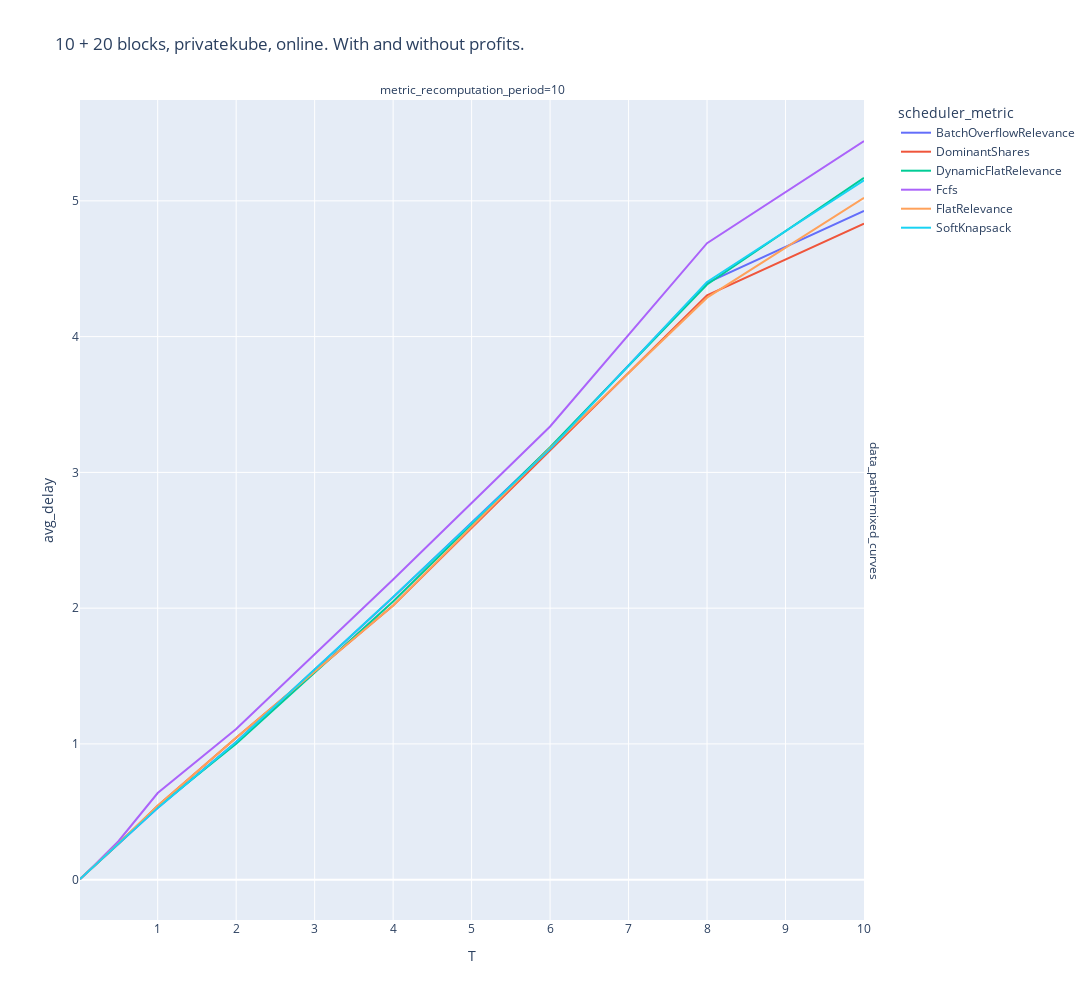

This figure's notebook cell:
### Code cell
rdf = load_ray_experiment(Path("/home/pierre/privacypacking/logs/ray/run_and_report_2021-12-09_15-35-44"))
rdf.columns
rdf["avg_delay"] = rdf.allocated_tasks_scheduling_delays.apply(lambda x: np.mean(x))
rdf["p95"] = rdf.allocated_tasks_scheduling_delays.apply(lambda x: np.percentile(x, 95))

fig = px.line(
    rdf.sort_values(["T", "scheduler_metric"]),
    x="T",
    y="avg_delay",
    color="scheduler_metric",
    # log_x=True,
    width=1200,
    height=1000,
    # range_y=[0,15_000],
    title="10 + 20 blocks, privatekube, online. With and without profits.",
    facet_col="metric_recomputation_period",
    facet_row="data_path",
    facet_col_wrap=2,
)
fig

### Figure 1 — Plotly figure (JSON) as saved in the notebook; plotly's stock layout.template omitted (floating-point values rounded to 4 significant figures)
{"data": [{"hovertemplate": "scheduler_metric=BatchOverflowRelevance<br>data_path=mixed_curves<br>metric_recomputation_period=10<br>T=%{x}<br>avg_delay=%{y}<extra></extra>", "legendgroup": "BatchOverflowRelevance", "line": {"color": "#636efa", "dash": "solid"}, "marker": {"symbol": "circle"}, "mode": "lines", "name": "BatchOverflowRelevance", "orientation": "v", "showlegend": true, "type": "scatter", "x": [0.01, 0.1, 0.5, 1, 2, 4, 6, 8, 10], "xaxis": "x", "y": [0.005191, 0.05291, 0.2635, 0.5288, 1.014, 2.08, 3.18, 4.396, 4.926], "yaxis": "y"}, {"hovertemplate": "scheduler_metric=DominantShares<br>data_path=mixed_curves<br>metric_recomputation_period=10<br>T=%{x}<br>avg_delay=%{y}<extra></extra>", "legendgroup": "DominantShares", "line": {"color": "#EF553B", "dash": "solid"}, "marker": {"symbol": "circle"}, "mode": "lines", "name": "DominantShares", "orientation": "v", "showlegend": true, "type": "scatter", "x": [0.01, 0.1, 0.5, 1, 2, 4, 6, 8, 10], "xaxis": "x", "y": [0.005208, 0.05288, 0.2645, 0.5446, 1.046, 2.02, 3.165, 4.305, 4.833], "yaxis": "y"}, {"hovertemplate": "scheduler_metric=DynamicFlatRelevance<br>data_path=mixed_curves<br>metric_recomputation_period=10<br>T=%{x}<br>avg_delay=%{y}<extra></extra>", "legendgroup": "DynamicFlatRelevance", "line": {"color": "#00cc96", "dash": "solid"}, "marker": {"symbol": "circle"}, "mode": "lines", "name": "DynamicFlatRelevance", "orientation": "v", "showlegend": true, "type": "scatter", "x": [0.01, 0.1, 0.5, 1, 2, 4, 6, 8, 10], "xaxis": "x", "y": [0.005191, 0.05291, 0.2648, 0.5352, 1.002, 2.048, 3.186, 4.384, 5.169], "yaxis": "y"}, {"hovertemplate": "scheduler_metric=Fcfs<br>data_path=mixed_curves<br>metric_recomputation_period=10<br>T=%{x}<br>avg_delay=%{y}<extra></extra>", "legendgroup": "Fcfs", "line": {"color": "#ab63fa", "dash": "solid"}, "marker": {"symbol": "circle"}, "mode": "lines", "name": "Fcfs", "orientation": "v", "showlegend": true, "type": "scatter", "x": [0.01, 0.1, 0.5, 1, 2, 4, 6, 8, 10], "xaxis": "x", "y": [0.005249, 0.05367, 0.2834, 0.6384, 1.11, 2.211, 3.338, 4.688, 5.441], "yaxis": "y"}, {"hovertemplate": "scheduler_metric=FlatRelevance<br>data_path=mixed_curves<br>metric_recomputation_period=10<br>T=%{x}<br>avg_delay=%{y}<extra></extra>", "legendgroup": "FlatRelevance", "line": {"color": "#FFA15A", "dash": "solid"}, "marker": {"symbol": "circle"}, "mode": "lines", "name": "FlatRelevance", "orientation": "v", "showlegend": true, "type": "scatter", "x": [0.01, 0.1, 0.5, 1, 2, 4, 6, 8, 10], "xaxis": "x", "y": [0.005208, 0.05307, 0.2666, 0.5446, 1.046, 2.02, 3.178, 4.287, 5.022], "yaxis": "y"}, {"hovertemplate": "scheduler_metric=SoftKnapsack<br>data_path=mixed_curves<br>metric_recomputation_period=10<br>T=%{x}<br>avg_delay=%{y}<extra></extra>", "legendgroup": "SoftKnapsack", "line": {"color": "#19d3f3", "dash": "solid"}, "marker": {"symbol": "circle"}, "mode": "lines", "name": "SoftKnapsack", "orientation": "v", "showlegend": true, "type": "scatter", "x": [0.01, 0.1, 0.5, 1, 2, 4, 6, 8, 10], "xaxis": "x", "y": [0.005191, 0.05291, 0.2633, 0.529, 1.014, 2.083, 3.171, 4.403, 5.152], "yaxis": "y"}], "layout": {"annotations": [{"font": {}, "showarrow": false, "text": "metric_recomputation_period=10", "x": 0.49, "xanchor": "center", "xref": "paper", "y": 1, "yanchor": "bottom", "yref": "paper"}, {"font": {}, "showarrow": false, "text": "data_path=mixed_curves", "textangle": 90, "x": 0.98, "xanchor": "left", "xref": "paper", "y": 0.5, "yanchor": "middle", "yref": "paper"}], "height": 1000, "legend": {"title": {"text": "scheduler_metric"}, "tracegroupgap": 0}, "title": {"text": "10 + 20 blocks, privatekube, online. With and without profits."}, "width": 1200, "xaxis": {"anchor": "y", "domain": [0, 0.98], "title": {"text": "T"}}, "yaxis": {"anchor": "x", "domain": [0, 1], "title": {"text": "avg_delay"}}}}
